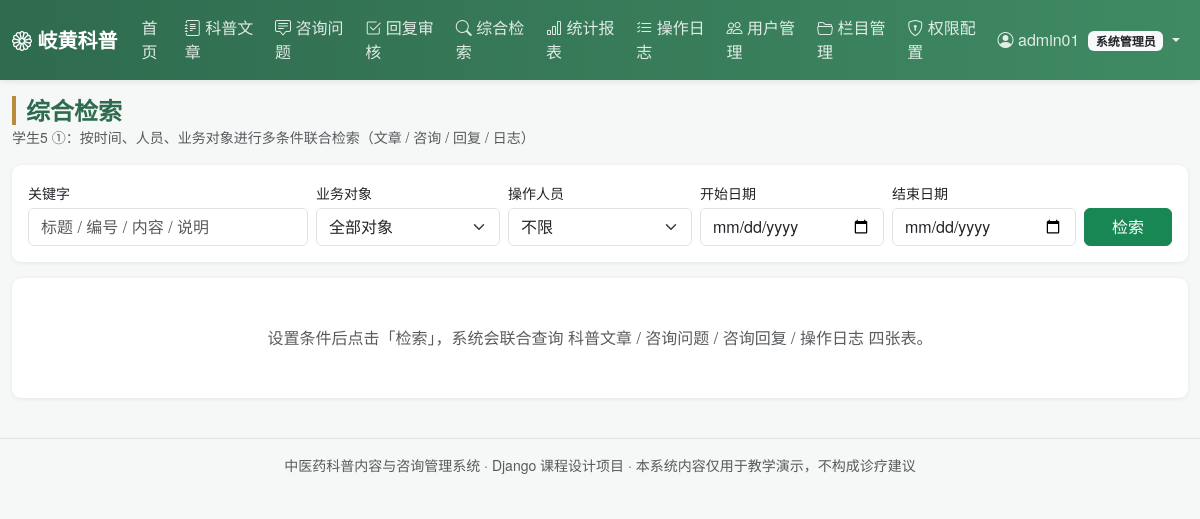
The page /stat/search/ (signed in) on the database its author committed.
### main_app/models.py (models this page shows, shortened)
class Menu(models.Model):
    name = models.CharField('菜单名称', max_length=50)
    code = models.CharField('权限编码', max_length=50, unique=True,
                            help_text='与装饰器 module_required 使用的编码一致')
    url_name = models.CharField('对应路由名', max_length=100, blank=True)
    icon = models.CharField('图标类名', max_length=50, blank=True, default='bi-grid')
    roles = models.CharField('可见角色', max_length=100, default='admin,editor,consultant,user',
                             help_text='逗号分隔：admin,editor,consultant,user')
    order = models.IntegerField('排序', default=0)
    is_active = models.BooleanField('启用', default=True)
    class Meta:
        verbose_name = '菜单权限'
        verbose_name_plural = '菜单权限'
        ordering = ['order', 'id']
    @property
    def role_list(self):
        return [r.strip() for r in self.roles.split(',') if r.strip()]
    def visible_to(self, role):
        return self.is_active and role in self.role_list

class UserProfile(models.Model):
    user = models.OneToOneField(User, on_delete=models.CASCADE,
                                related_name='profile', verbose_name='用户')
    role = models.CharField('角色', max_length=20, choices=ROLE_CHOICES, default='user')
    real_name = models.CharField('真实姓名', max_length=30, blank=True)
    phone = models.CharField('手机号', max_length=20, blank=True)
    department = models.CharField('所属科室', max_length=50, blank=True,
                                  help_text='咨询医师填写，如：中医内科')
    is_active_account = models.BooleanField('账号启用', default=True)
    created_at = models.DateTimeField('注册时间', auto_now_add=True)
    class Meta:
        verbose_name = '用户档案'
        verbose_name_plural = '用户档案'

### main_app/views.py (the view, shortened to what this page needs)
# urls.py: path('stat/search/', views.search_view, name='search'),
@login_required
def search_view(request):
    role = role_of(request.user)
    if role == 'user':
        messages.warning(request, '综合检索面向工作人员开放。')
        return redirect('main_app:index')
    kw = request.GET.get('kw', '').strip()
    obj_type = request.GET.get('obj_type', '')
    user_id = request.GET.get('user_id', '')
    start = request.GET.get('start', '')
    end = request.GET.get('end', '')
    module = request.GET.get('module', '')
    results = []
    return render(request, 'stat/search.html', {
        'results': results[:200], 'kw': kw, 'obj_type': obj_type, 'user_id': user_id,
        'start': start, 'end': end, 'module': module,
        'users': User.objects.filter(profile__role__in=('admin', 'editor', 'consultant')),
        'modules': OperationLog.MODULE_CHOICES,
        'obj_types': (('article', '科普文章'), ('consult', '咨询问题'),
                      ('reply', '咨询回复'), ('log', '操作日志')),
        'searched': bool(request.GET),
    })

### main_app/context_processors.py (called while the page is built)
def menu_permissions(request):
    user = getattr(request, 'user', None)
    role = 'anonymous'
    profile = None
    if user and user.is_authenticated:
        if user.is_superuser:
            role = 'admin'
        else:
            profile = getattr(user, 'profile', None)
            role = profile.role if profile else 'user'
    menus = [m for m in Menu.objects.filter(is_active=True) if m.visible_to(role)]
    return {
        'nav_menus': menus,
        'current_role': role,
        'current_role_label': ROLE_LABELS.get(role, role),
        'profile': profile,
    }

### main_app/permissions.py (called while the page is built)
def role_of(user):
    if not user.is_authenticated:
        return 'anonymous'
    if user.is_superuser:
        return 'admin'
    p = get_profile(user)
    return p.role if p else 'user'

### templates/stat/search.html (shortened to what this page needs)
{% extends 'base.html' %}
{% block page_title %}综合检索{% endblock %}
{% block page_desc %}学生5 ①：按时间、人员、业务对象进行多条件联合检索（文章 / 咨询 / 回复 / 日志）{% endblock %}
{% block content %}
<div class="card mb-3">
    <div class="card-body">
        <form class="row g-2" method="get">
            <div class="col-md-3">
                <label class="form-label small mb-1">关键字</label>
                <input class="form-control" name="kw" value="{{ kw }}" placeholder="标题 / 编号 / 内容 / 说明">
            </div>
            <div class="col-md-2">
                <label class="form-label small mb-1">业务对象</label>
                <select class="form-select" name="obj_type">
                    <option value="">全部对象</option>
                </select>
            </div>
            <div class="col-md-2">
                <label class="form-label small mb-1">操作人员</label>
                <select class="form-select" name="user_id">
                    <option value="">不限</option>
                </select>
            </div>
            <div class="col-md-2">
                <label class="form-label small mb-1">开始日期</label>
                <input type="date" class="form-control" name="start" value="{{ start }}">
            </div>
            <div class="col-md-2">
                <label class="form-label small mb-1">结束日期</label>
                <input type="date" class="form-control" name="end" value="{{ end }}">
            </div>
            <div class="col-md-1 d-flex align-items-end">
                <button class="btn btn-success w-100">检索</button>
            </div>
        </form>
    </div>
</div>
{% if searched %}
<div class="card">
    <div class="card-header d-flex justify-content-between align-items-center">
        <span>检索结果（{{ results|length }} 条，最多显示 200 条）</span>
        <div class="no-print">
            <a class="btn btn-sm btn-outline-success"
               href="{% url 'main_app:export_csv' %}?target=consult&start={{ start }}&end={{ end }}">
                <i class="bi bi-download"></i> 导出咨询
            </a>
            <a class="btn btn-sm btn-outline-secondary" href="{% url 'main_app:log_list' %}">查看操作日志</a>
        </div>
    </div>
    <div class="table-responsive">
        <table class="table table-hover table-sm align-middle mb-0">
            <thead class="table-light">
            <tr><th>业务类型</th><th>业务编号</th><th>标题 / 说明</th><th>相关人</th><th>状态</th><th>时间</th><th>跳转</th></tr>
            </thead>
            <tbody>
            {% for r in results %}
                <tr>
                    <td><span class="badge bg-light text-dark border">{{ r.type }}</span></td>
                    <td><code>{{ r.no }}</code></td>
                    <td>{{ r.title|truncatechars:36 }}</td>
                    <td>{{ r.owner }}</td>
                    <td>{{ r.status }}</td>
                    <td class="text-muted small">{{ r.time|date:'Y-m-d H:i' }}</td>
                    <td><a class="btn btn-sm btn-outline-primary" href="{{ r.url }}">打开</a></td>
                </tr>
            {% empty %}
                <tr><td colspan="7" class="text-center text-muted py-4">没有匹配结果，请调整条件</td></tr>
            {% endfor %}
            </tbody>
        </table>
    </div>
</div>
{% else %}
    <div class="card"><div class="card-body text-muted text-center py-5">
        设置条件后点击「检索」，系统会联合查询 科普文章 / 咨询问题 / 咨询回复 / 操作日志 四张表。
    </div></div>
{% endif %}
{% endblock %}

### templates/base.html (shortened to what this page needs)
{% load static %}<!DOCTYPE html>
<html lang="zh-CN">
<head>
    <link href="https://cdn.jsdelivr.net/npm/bootstrap@5.3.3/dist/css/bootstrap.min.css" rel="stylesheet">
    <link href="https://cdn.jsdelivr.net/npm/bootstrap-icons@1.11.3/font/bootstrap-icons.css" rel="stylesheet">
    <link href="{% static 'css/style.css' %}" rel="stylesheet">
</head>
<body>
<nav class="navbar navbar-expand-lg navbar-dark tcm-navbar sticky-top">
    <div class="container-fluid">
        <a class="navbar-brand fw-bold" href="{% url 'main_app:index' %}">
            <i class="bi bi-flower1"></i> 岐黄科普
        </a>
        <div class="collapse navbar-collapse" id="navMenu">
            <ul class="navbar-nav me-auto">
                <li class="nav-item">
                    <a class="nav-link {% if request.resolver_match.url_name == 'index' %}active{% endif %}"
                       href="{% url 'main_app:index' %}">首页</a>
                </li>
                {% for m in nav_menus %}
                    <li class="nav-item">
                        <a class="nav-link" href="{% if m.url_name %}{% url m.url_name %}{% else %}#{% endif %}">
                            <i class="bi {{ m.icon|default:'bi-grid' }}"></i> {{ m.name }}
                        </a>
                    </li>
                {% endfor %}
            </ul>
            <ul class="navbar-nav">
                {% if user.is_authenticated %}
                    <li class="nav-item dropdown">
                        <a class="nav-link dropdown-toggle" href="#" data-bs-toggle="dropdown">
                            <i class="bi bi-person-circle"></i>
                            {% if profile %}{{ profile.display_name }}{% else %}{{ user.username }}{% endif %}
                            <span class="badge bg-light text-dark ms-1">{{ current_role_label }}</span>
                        </a>
                    </li>
                {% else %}
                    <li class="nav-item"><a class="nav-link" href="{% url 'main_app:login' %}">登录</a></li>
                    <li class="nav-item"><a class="btn btn-sm btn-light ms-2 mt-1" href="{% url 'main_app:register' %}">注册</a></li>
                {% endif %}
            </ul>
        </div>
    </div>
</nav>
<div class="container-fluid py-3">
    <div class="d-flex justify-content-between align-items-center mb-3">
        <div>
            <h4 class="mb-0 page-title">{% block page_title %}{% endblock %}</h4>
            <small class="text-muted">{% block page_desc %}{% endblock %}</small>
        </div>
    </div>
    {% block content %}{% endblock %}
</div>
<footer class="text-center text-muted py-3 small border-top mt-4">
    中医药科普内容与咨询管理系统 · Django 课程设计项目 · 本系统内容仅用于教学演示，不构成诊疗建议
</footer>
</body>
</html>

### static/css/style.css (style rules this page uses)
:root { --tcm-green: #2f6b4f; --tcm-green-light: #e8f3ee; --tcm-gold: #b98b3c; }
body { background: #f6f8f7; font-family: "Microsoft YaHei", "PingFang SC", "Helvetica Neue", sans-serif; color: #24312b; }
.tcm-navbar { background: linear-gradient(90deg, var(--tcm-green), #3f8a63); box-shadow: 0 2px 6px rgba(0, 0, 0, .08); }
.tcm-navbar .nav-link { color: rgba(255, 255, 255, .85); }
.page-title { font-weight: 700; color: var(--tcm-green); border-left: 4px solid var(--tcm-gold); padding-left: 10px; }
.card { border: none; box-shadow: 0 1px 4px rgba(20, 40, 30, .08); border-radius: .6rem; }

### rows shown on the page
Menu: name "科普文章"
Menu: name "咨询问题"
Menu: name "回复审核"
Menu: name "综合检索"
Menu: name "统计报表"
Menu: name "操作日志"
Menu: name "用户管理"
Menu: name "栏目管理"
Menu: name "权限配置"
UserProfile: real_name "系统管理员"

### other values the page prints
{{ user.username }} "admin01"
